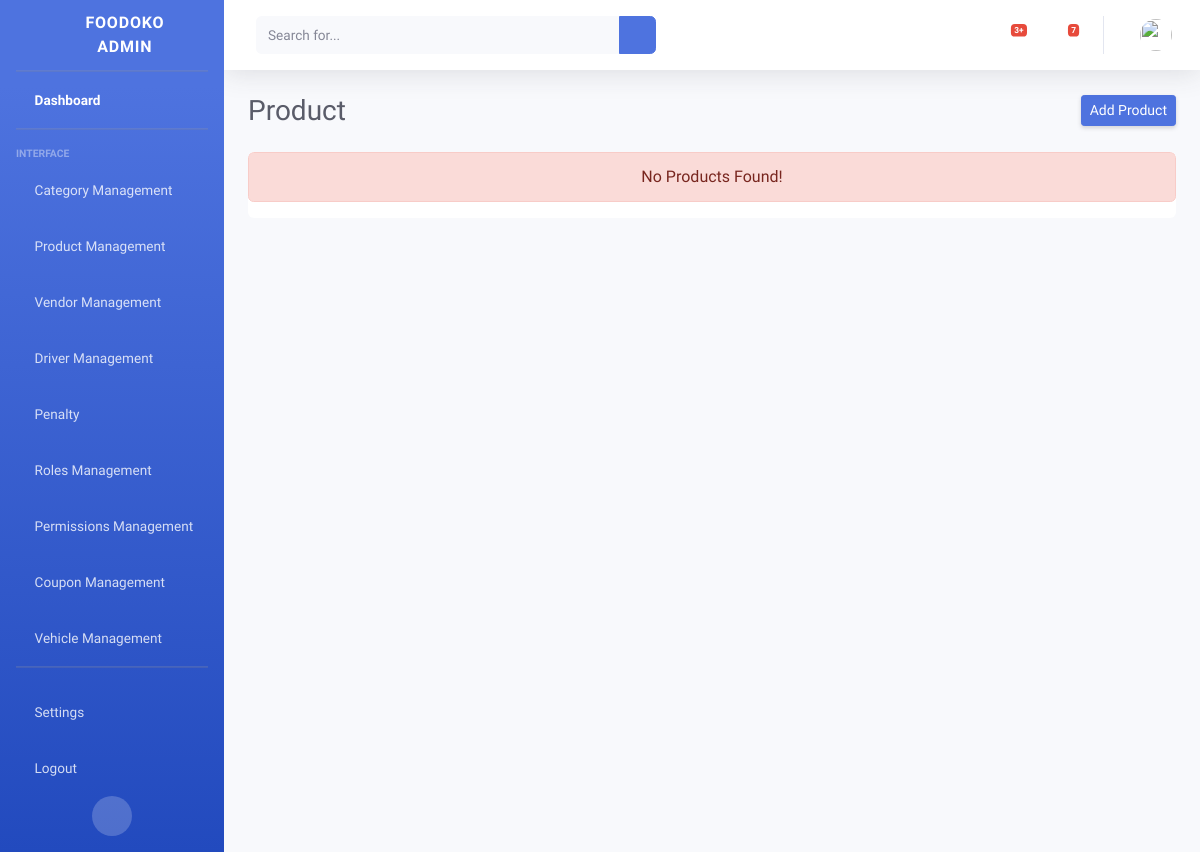
The page /adminpanel/products/ on the database as committed earlier.
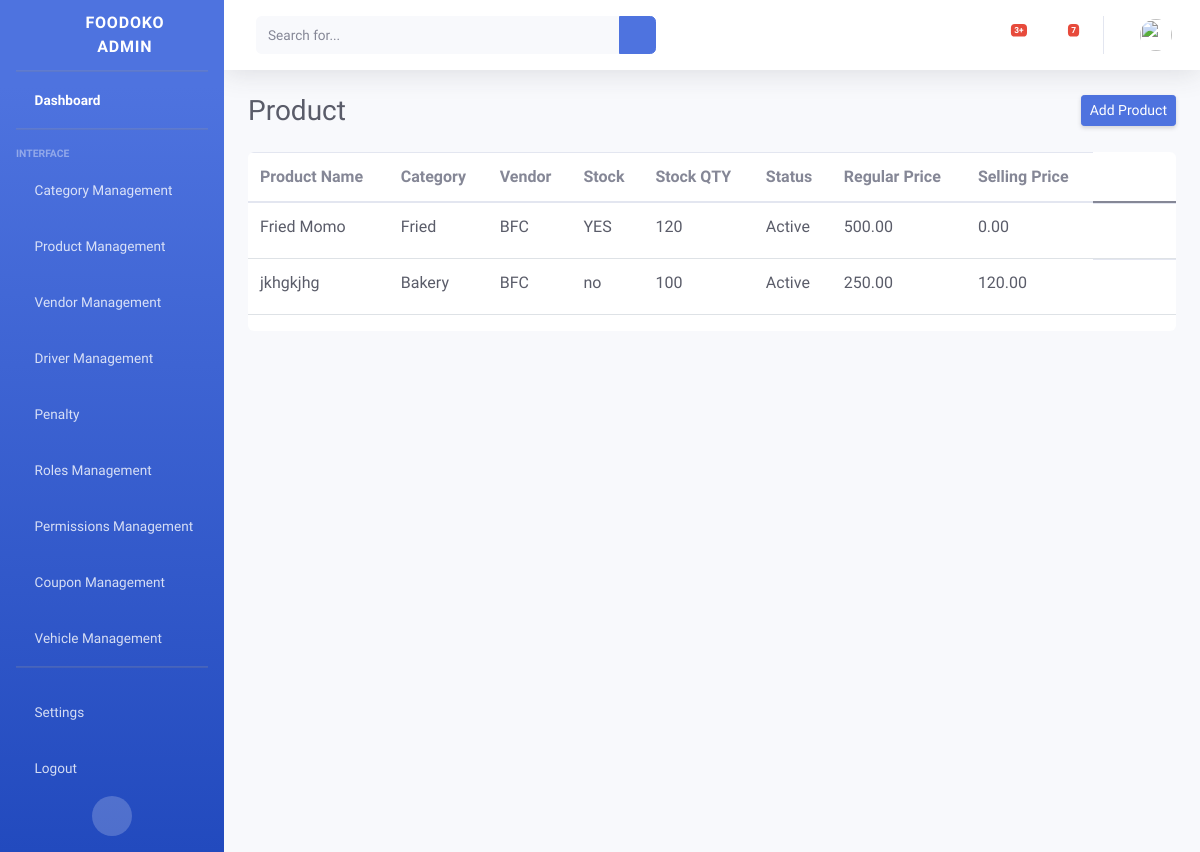
The same page on the database as committed later.
### vendorside/models.py (models this page shows, shortened)
class Product(models.Model):
    STATUS_CHOICE = (
        ("Active", "Active"),
        ("Deactive", "Deactive")
    )
    STOCK_STATUS = (
        ("Yes", "Yes"),
        ("No", "No")
    )
    title = models.CharField(max_length=255)
    product_image = models.ImageField(upload_to="images/")
    category = models.ForeignKey(Category, on_delete=models.CASCADE)
    vendor = models.ForeignKey(VendorProfile, on_delete=models.CASCADE)
    is_out_stock = models.CharField(max_length=255, null=True, blank=True, default="No")
    stock_qty = models.PositiveIntegerField(null=True, blank=True)
    status = models.CharField(max_length=255, choices=STATUS_CHOICE)
    regular_price = models.DecimalField(max_digits=10, decimal_places=2, default=0.00)
    sale_price = models.DecimalField(max_digits=10, decimal_places=2, default=0.00)
    is_popular = models.BooleanField(default=False)
    recently_viewed = models.BooleanField(default=False)
    recently_ordered = models.BooleanField(default=False)
    class Meta:
        ordering = ["-id"]
        verbose_name = "Product"

class Category(models.Model):
    title = models.CharField(max_length=255)
    vendor = models.ForeignKey(VendorProfile, on_delete=models.CASCADE)
    category_img = models.ImageField(upload_to="images/")
    class Meta:
        ordering = ["-id"]
        verbose_name = "Category"

### authentication/models.py (models this page shows)
class VendorProfile(models.Model):
    user = models.OneToOneField(User, on_delete=models.CASCADE)
    vendor_name = models.CharField(max_length=255)
    shop_name = models.CharField(max_length=255, unique=True)
    shop_logo = models.ImageField(upload_to="images/")
    contact_number = models.CharField(max_length=255)
    address = models.TextField(null=True)
    total_sale = models.DecimalField(decimal_places=2, max_digits=19, default=0.00)
    class Meta:
        ordering = ["-id"]
        verbose_name = "Vendor Profile"
    def __str__(self):
        return self.vendor_name

### Dashboard/views.py (the view)
# urls.py: path("products/", ProductView.as_view(), name="productView"),
class ProductView(View):
    template_name = "product/products.html"
    def get(self, request):
        products = Product.objects.all()
        args = {
            "products": products,
        }
        return render(request, self.template_name, args)

### Dashboard/templates/product/products.html (shortened to what this page needs)
{% load static %}
{% include 'base.html' %}
<body id="page-top">
    <div id="wrapper">
        {% include 'admin-sidebar.html' %}
        <div id="content-wrapper" class="d-flex flex-column">
            <div id="content">
               {% include 'admin-nav.html' %}
                <div class="container-fluid">
                    <div class="d-sm-flex align-items-center justify-content-between mb-4">
                        <h1 class="h3 mb-0 text-gray-800">Product</h1>
                        <a href="{% url 'addProduct' %}" class="d-none d-sm-inline-block btn btn-sm btn-primary shadow-sm">Add Product</a>
                    </div>
                    <div class="main____dept____table table-responsive">
                      {% if products %}
                        <table class="table">
                          <thead class="table_____head">
                            <tr>
                              <th scope="col">Product Name</th>
                              <th scope="col">Category</th>
                              <th scope="col">Vendor</th>
                              <th scope="col">Stock</th>
                              <th scope="col">Stock QTY</th>
                              <th scope="col">Status</th>
                              <th scope="col">Regular Price</th>
                              <th scope="col">Selling Price</th>
                            </tr>
                          </thead>
                          <tbody class="catgory__table">
                            {% for p in products %}
                            <tr>
                              <td class="category__data"><a href="#" class="w-100 d-flex text-dark category__name">{{p.title}}</a></td>
                              <td class="category__data"><a href="#" class="w-100 d-flex text-dark category__name">{{ p.category.title }}</a></td>
                              <td class="category__data"><a href="#" class="w-100 d-flex text-dark category__name">{{ p.vendor }}</a></td>
                              <td class="category__data"><a href="#" class="w-100 d-flex text-dark category__name">{{ p.is_out_stock }}</a></td>
                              <td class="category__data"><a href="#" class="w-100 d-flex text-dark category__name">{{ p.stock_qty }}</a></td>
                              <td class="category__data"><a href="#" class="w-100 d-flex text-dark category__name">{{ p.status }}</a></td>
                              <td class="category__data"><a href="#" class="w-100 d-flex text-dark category__name">{{ p.regular_price }}</a></td>
                              <td class="category__data"><a href="#" class="w-100 d-flex text-dark category__name">
                                {% if p.sale_price %}
                                {{ p.sale_price }}
                                {% else %} 0.00 {% endif %}
                              </a></td>
                              <td class="d-flex align-items-center">
                                <form method="POST" action="">
                                  <button class="border-0 bg-white" type="submit"><i class="fas fa-times-circle cross____icon"></i></button>
                                </form>
                                <a href="{% url 'editProduct' p.id %}"><i class="fas fa-edit cross____icon"></i></a>
                              </td>
                            </tr>
                            {% endfor %}
                          </tbody>
                        </table>
                        {% else %}
                            <div class="alert alert-danger text-center" role="alert">
                              No Products Found!
                            </div>
                            {% endif %}
                      </div>
                </div>
            </div>
        </div>
    </div>
</body>

Rows that differ between the two databases and show on the page:
added Product: title "Fried Momo", category "Fried", vendor "BFC", is_out_stock "YES", stock_qty "120", status "Active", regular_price "500.00", sale_price "0.00"
added Product: title "jkhgkjhg", category "Bakery", vendor "BFC", is_out_stock "no", stock_qty "100", status "Active", regular_price "250.00", sale_price "120.00"
Other text that changed with them:
text no longer shown: "No Products Found!"
text now shown: "Product Name Category Vendor Stock Stock QTY Status Regular Price Selling Price"
